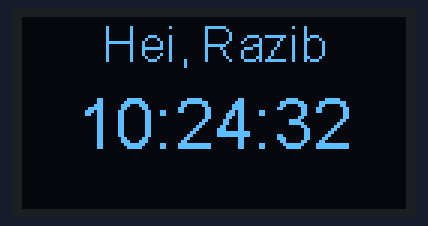
A sketch run on a simulated ESP8266 (NodeMCU). Shown: 128×64 one-colour display. WiFi joins after 1.5 s; servers stay silent unless stated; network time is answered at once with the bench clock; the local clock reads 2024-03-15 10:24:30 at power-on unless the sketch sets it; what the sketch prints to the serial monitor is not drawn.

Above: at 2.1 s.
At 7.1 s:
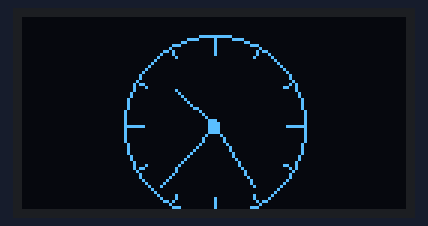
At 13.1 s:
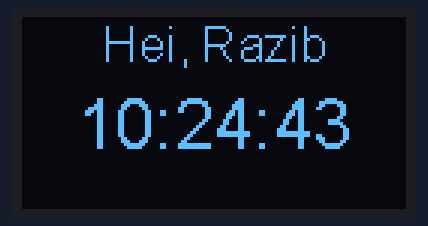
At 22.47 s:
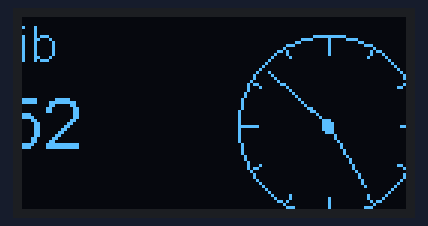
At 31.1 s:
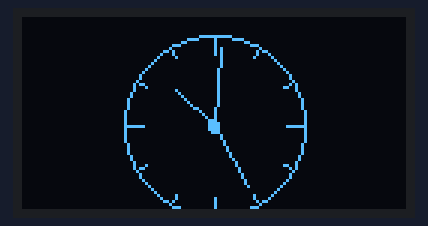
At 39.1 s:
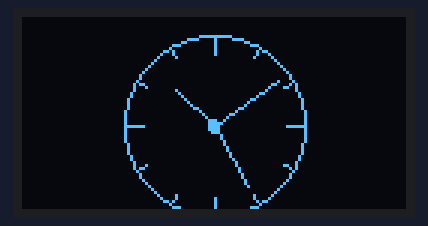

Measured:
- what the display in image 0 shows lasts 1.0 s, from 2.0 s to 3.0 s

The sketch:

Digital_Clock_ESP8266.ino
```cpp
#include <ESP8266WiFi.h>
#include <WiFiUdp.h>
#include <NTPClient.h>
#include <Wire.h>
#include "SSD1306Wire.h"
#include "OLEDDisplayUi.h"

// ===== WiFi (fill these) =====
const char* ssid     = "WIFI NAME";
const char* password = "WIFI PASS";

// ===== NTP (UTC+3 for Finland summer time) =====
WiFiUDP ntpUDP;
NTPClient timeClient(ntpUDP, "pool.ntp.org", 3 * 3600, 60000); // offset=UTC+3, update each 60s

// ===== OLED (SSD1306, I2C 0x3C; SDA=GPIO12, SCL=GPIO14) =====
SSD1306Wire display(0x3c, 12, 14);
OLEDDisplayUi ui(&display);

// ===== Geometry =====
const int screenW = 128;
const int screenH = 64;

// No extra header offset (keep content higher)
const int clockCenterX = screenW / 2;
const int clockCenterY = 36;       // a bit below top to leave room for title/time
const int analogRadius = 30;       // larger round clock

// ---------- helpers ----------
String twoDigits(int d) { return (d < 10) ? ("0" + String(d)) : String(d); }

void drawHand(OLEDDisplay* d, int cx, int cy, int angleDeg, int length) {
  float rad = angleDeg * 0.0174533f; // PI/180
  int x = cx + (int)(length * sinf(rad));
  int y = cy - (int)(length * cosf(rad));
  d->drawLine(cx, cy, x, y);
}

void drawTicks(OLEDDisplay* d, int cx, int cy, int r) {
  for (int i = 0; i < 12; ++i) {
    int a = i * 30;
    float rad = a * 0.0174533f;
    int r1 = r - 1;
    int r2 = r - ((i % 3 == 0) ? 6 : 3); // longer ticks at 12/3/6/9
    int x1 = cx + (int)(r1 * sinf(rad));
    int y1 = cy - (int)(r1 * cosf(rad));
    int x2 = cx + (int)(r2 * sinf(rad));
    int y2 = cy - (int)(r2 * cosf(rad));
    d->drawLine(x1, y1, x2, y2);
  }
}

// ---------- Frame 1: Digital time with header ----------
void digitalClockFrame(OLEDDisplay *d, OLEDDisplayUiState* state, int16_t x, int16_t y) {
  timeClient.update();
  int h = timeClient.getHours();
  int m = timeClient.getMinutes();
  int s = timeClient.getSeconds();

  // Header (bigger)
  d->setTextAlignment(TEXT_ALIGN_CENTER);
  d->setFont(ArialMT_Plain_16);            // was 10 → now larger
  d->drawString(64 + x, 0 + y, "Hei, Razib");

  // Big time (move it a bit lower to fill the screen)
  String t = twoDigits(h) + ":" + twoDigits(m) + ":" + twoDigits(s);
  d->setFont(ArialMT_Plain_24);            // 24 is the largest built-in font in this lib
  d->drawString(64 + x, 22 + y, t);        // was ~14 → now lower to use more space
}


// ---------- Frame 2: Larger analog clock ----------
void analogClockFrame(OLEDDisplay *d, OLEDDisplayUiState* state, int16_t x, int16_t y) {
  timeClient.update();
  int h = timeClient.getHours();
  int m = timeClient.getMinutes();
  int s = timeClient.getSeconds();

  const int cx = clockCenterX + x;
  const int cy = clockCenterY + y;

  // Face + ticks
  d->drawCircle(cx, cy, analogRadius);
  drawTicks(d, cx, cy, analogRadius);

  // Smooth hand angles
  int hourAngle   = (h % 12) * 30 + m / 2 + s / 120;
  int minuteAngle = m * 6 + s / 10;
  int secondAngle = s * 6;

  drawHand(d, cx, cy, hourAngle,   analogRadius - 12); // hour
  drawHand(d, cx, cy, minuteAngle, analogRadius - 6);  // minute
  drawHand(d, cx, cy, secondAngle, analogRadius - 3);  // second

  d->fillCircle(cx, cy, 2);
}

// Register frames
FrameCallback frames[] = { digitalClockFrame, analogClockFrame };
int frameCount = 2;

void setup() {
  Serial.begin(115200);
  delay(100);

  // WiFi connect
  WiFi.mode(WIFI_STA);
  WiFi.begin(ssid, password);
  Serial.print("Connecting to WiFi");
  while (WiFi.status() != WL_CONNECTED) {
    delay(400);
    Serial.print(".");
  }
  Serial.printf("\nWiFi OK, IP: %s\n", WiFi.localIP().toString().c_str());

  // I2C + Display
  Wire.begin(12, 14);         // SDA=12, SCL=14 (your board)
  display.init();
  display.flipScreenVertically();  // comment out if upside-down
  ui.setTargetFPS(60);
  ui.disableAllIndicators();       // no dots at top
  ui.setFrames(frames, frameCount);
  ui.init();

  // NTP
  timeClient.begin();
  timeClient.forceUpdate();
}

void loop() {
  int remaining = ui.update();
  if (remaining > 0) delay(remaining);
}
```
